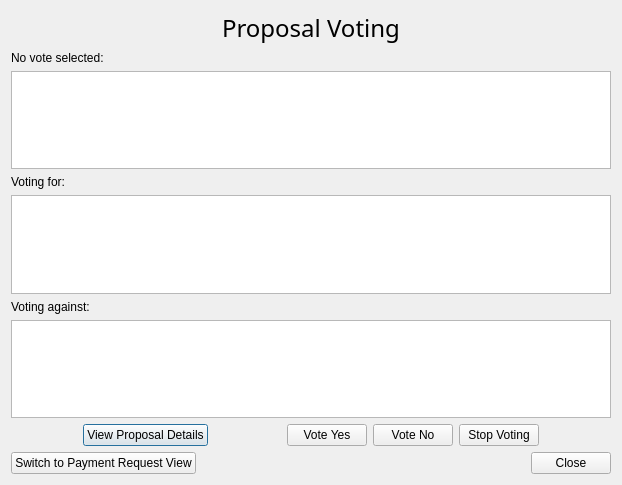
<?xml version="1.0" encoding="UTF-8"?>
<ui version="4.0">
 <class>CFund_Voting</class>
 <widget class="QDialog" name="CFund_Voting">
  <property name="geometry">
   <rect>
    <x>0</x>
    <y>0</y>
    <width>622</width>
    <height>485</height>
   </rect>
  </property>
  <property name="windowTitle">
   <string>Dialog</string>
  </property>
  <layout class="QVBoxLayout" name="verticalLayout">
   <item>
    <layout class="QHBoxLayout" name="horizontalLayout_3">
     <item>
      <spacer name="horizontalSpacer_5">
       <property name="orientation">
        <enum>Qt::Horizontal</enum>
       </property>
       <property name="sizeHint" stdset="0">
        <size>
         <width>40</width>
         <height>20</height>
        </size>
       </property>
      </spacer>
     </item>
     <item>
      <widget class="QLabel" name="windowMainTitle">
       <property name="font">
        <font>
         <family>.PingFang TC</family>
         <pointsize>18</pointsize>
        </font>
       </property>
       <property name="text">
        <string>Proposal Voting</string>
       </property>
      </widget>
     </item>
     <item>
      <spacer name="horizontalSpacer_6">
       <property name="orientation">
        <enum>Qt::Horizontal</enum>
       </property>
       <property name="sizeHint" stdset="0">
        <size>
         <width>40</width>
         <height>20</height>
        </size>
       </property>
      </spacer>
     </item>
    </layout>
   </item>
   <item>
    <layout class="QVBoxLayout" name="verticalLayout_2">
     <item>
      <widget class="QLabel" name="label_3">
       <property name="text">
        <string>No vote selected:</string>
       </property>
      </widget>
     </item>
     <item>
      <widget class="QListWidget" name="notvotingList"/>
     </item>
     <item>
      <widget class="QLabel" name="label">
       <property name="text">
        <string>Voting for:</string>
       </property>
      </widget>
     </item>
     <item>
      <widget class="QListWidget" name="votingyesList"/>
     </item>
     <item>
      <widget class="QLabel" name="label_2">
       <property name="text">
        <string>Voting against:</string>
       </property>
      </widget>
     </item>
     <item>
      <widget class="QListWidget" name="votingnoList"/>
     </item>
    </layout>
   </item>
   <item>
    <layout class="QHBoxLayout" name="horizontalLayout">
     <item>
      <spacer name="horizontalSpacer_4">
       <property name="orientation">
        <enum>Qt::Horizontal</enum>
       </property>
       <property name="sizeHint" stdset="0">
        <size>
         <width>40</width>
         <height>20</height>
        </size>
       </property>
      </spacer>
     </item>
     <item>
      <widget class="QPushButton" name="viewdetailsBtn">
       <property name="text">
        <string>View Proposal Details</string>
       </property>
      </widget>
     </item>
     <item>
      <spacer name="horizontalSpacer">
       <property name="orientation">
        <enum>Qt::Horizontal</enum>
       </property>
       <property name="sizeHint" stdset="0">
        <size>
         <width>40</width>
         <height>20</height>
        </size>
       </property>
      </spacer>
     </item>
     <item>
      <widget class="QPushButton" name="voteyesBtn">
       <property name="text">
        <string>Vote Yes</string>
       </property>
      </widget>
     </item>
     <item>
      <widget class="QPushButton" name="votenoBtn">
       <property name="text">
        <string>Vote No</string>
       </property>
      </widget>
     </item>
     <item>
      <widget class="QPushButton" name="stopvotingBtn">
       <property name="text">
        <string>Stop Voting</string>
       </property>
      </widget>
     </item>
     <item>
      <spacer name="horizontalSpacer_2">
       <property name="orientation">
        <enum>Qt::Horizontal</enum>
       </property>
       <property name="sizeHint" stdset="0">
        <size>
         <width>40</width>
         <height>20</height>
        </size>
       </property>
      </spacer>
     </item>
    </layout>
   </item>
   <item>
    <layout class="QHBoxLayout" name="horizontalLayout_2">
     <item>
      <widget class="QPushButton" name="switchBtn">
       <property name="text">
        <string>Switch to Payment Request View</string>
       </property>
      </widget>
     </item>
     <item>
      <spacer name="horizontalSpacer_3">
       <property name="orientation">
        <enum>Qt::Horizontal</enum>
       </property>
       <property name="sizeHint" stdset="0">
        <size>
         <width>40</width>
         <height>20</height>
        </size>
       </property>
      </spacer>
     </item>
     <item>
      <widget class="QPushButton" name="closeBtn">
       <property name="text">
        <string>Close</string>
       </property>
      </widget>
     </item>
    </layout>
   </item>
  </layout>
 </widget>
 <resources/>
 <connections/>
</ui>
